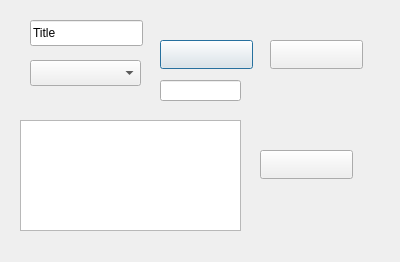
<?xml version="1.0" encoding="UTF-8"?>
<ui version="4.0">
 <class>StudentActionsWindow</class>
 <widget class="QDialog" name="StudentActionsWindow">
  <property name="geometry">
   <rect>
    <x>0</x>
    <y>0</y>
    <width>400</width>
    <height>262</height>
   </rect>
  </property>
  <property name="windowTitle">
   <string>Dialog</string>
  </property>
  <property name="styleSheet">
   <string notr="true">
background-image: url(:/bleu/bleu.jpg);</string>
  </property>
  <widget class="QLineEdit" name="lineEditTitle">
   <property name="geometry">
    <rect>
     <x>30</x>
     <y>20</y>
     <width>113</width>
     <height>26</height>
    </rect>
   </property>
   <property name="styleSheet">
    <string notr="true">color: qlineargradient(spread:pad, x1:0, y1:0, x2:1, y2:0, stop:0 rgba(255, 178, 102, 255), stop:0.55 rgba(235, 148, 61, 255), stop:0.98 rgba(0, 0, 0, 255), stop:1 rgba(0, 0, 0, 0));
background-image: url(:/white/white.jpg);</string>
   </property>
   <property name="placeholderText">
    <string>Title</string>
   </property>
  </widget>
  <widget class="QComboBox" name="comboBoxType">
   <property name="geometry">
    <rect>
     <x>30</x>
     <y>60</y>
     <width>111</width>
     <height>26</height>
    </rect>
   </property>
   <property name="placeholderText">
    <string>Type</string>
   </property>
   <item>
    <property name="text">
     <string>Article</string>
    </property>
   </item>
   <item>
    <property name="text">
     <string>Book</string>
    </property>
   </item>
   <item>
    <property name="text">
     <string>DigitalBook</string>
    </property>
   </item>
   <item>
    <property name="text">
     <string>Thesis</string>
    </property>
   </item>
  </widget>
  <widget class="QPushButton" name="pushButtonBorrow">
   <property name="geometry">
    <rect>
     <x>160</x>
     <y>40</y>
     <width>93</width>
     <height>29</height>
    </rect>
   </property>
   <property name="styleSheet">
    <string notr="true">background-image: url(:/white/white.jpg);
color: qlineargradient(spread:pad, x1:0, y1:0, x2:1, y2:0, stop:0 rgba(255, 178, 102, 255), stop:0.55 rgba(235, 148, 61, 255), stop:0.98 rgba(0, 0, 0, 255), stop:1 rgba(0, 0, 0, 0));</string>
   </property>
   <property name="text">
    <string>Borrow</string>
   </property>
  </widget>
  <widget class="QPushButton" name="pushButtonReturn">
   <property name="geometry">
    <rect>
     <x>270</x>
     <y>40</y>
     <width>93</width>
     <height>29</height>
    </rect>
   </property>
   <property name="styleSheet">
    <string notr="true">background-image: url(:/white/white.jpg);
color: qlineargradient(spread:pad, x1:0, y1:0, x2:1, y2:0, stop:0 rgba(255, 178, 102, 255), stop:0.55 rgba(235, 148, 61, 255), stop:0.98 rgba(0, 0, 0, 255), stop:1 rgba(0, 0, 0, 0));</string>
   </property>
   <property name="text">
    <string>Return</string>
   </property>
  </widget>
  <widget class="QPushButton" name="pushButton_3">
   <property name="geometry">
    <rect>
     <x>260</x>
     <y>150</y>
     <width>93</width>
     <height>29</height>
    </rect>
   </property>
   <property name="styleSheet">
    <string notr="true">background-image: url(:/white/white.jpg);
color: qlineargradient(spread:pad, x1:0, y1:0, x2:1, y2:0, stop:0 rgba(255, 178, 102, 255), stop:0.55 rgba(235, 148, 61, 255), stop:0.98 rgba(0, 0, 0, 255), stop:1 rgba(0, 0, 0, 0));</string>
   </property>
   <property name="text">
    <string>See events</string>
   </property>
  </widget>
  <widget class="QPlainTextEdit" name="plainTextEvent">
   <property name="geometry">
    <rect>
     <x>20</x>
     <y>120</y>
     <width>221</width>
     <height>111</height>
    </rect>
   </property>
   <property name="styleSheet">
    <string notr="true">background-image: url(:/white/white.jpg);
color: qlineargradient(spread:pad, x1:0, y1:0, x2:1, y2:0, stop:0 rgba(255, 178, 102, 255), stop:0.55 rgba(235, 148, 61, 255), stop:0.98 rgba(0, 0, 0, 255), stop:1 rgba(0, 0, 0, 0));</string>
   </property>
  </widget>
  <widget class="QLineEdit" name="lineEdit">
   <property name="geometry">
    <rect>
     <x>160</x>
     <y>80</y>
     <width>81</width>
     <height>21</height>
    </rect>
   </property>
   <property name="styleSheet">
    <string notr="true">border-image: url(:/bleu/bleu.jpg);
color: rgb(140, 206, 241);</string>
   </property>
  </widget>
 </widget>
 <resources/>
 <connections/>
</ui>
